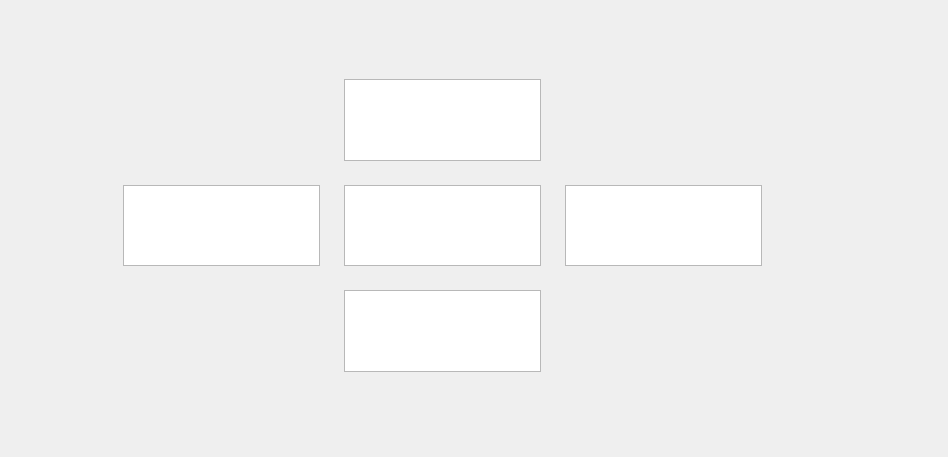
<?xml version="1.0" encoding="UTF-8"?>
<ui version="4.0">
 <class>ToothGridForm</class>
 <widget class="QWidget" name="ToothGridForm">
  <property name="geometry">
   <rect>
    <x>0</x>
    <y>0</y>
    <width>948</width>
    <height>457</height>
   </rect>
  </property>
  <property name="windowTitle">
   <string>Form</string>
  </property>
  <widget class="QWidget" name="layoutWidget_2">
   <property name="geometry">
    <rect>
     <x>90</x>
     <y>70</y>
     <width>711</width>
     <height>311</height>
    </rect>
   </property>
   <layout class="QGridLayout" name="gridLayout_6">
    <item row="2" column="1">
     <widget class="QWidget" name="widget_55" native="true">
      <layout class="QVBoxLayout" name="verticalLayout_62">
       <item>
        <widget class="QSplitter" name="splitter_41">
         <property name="orientation">
          <enum>Qt::Horizontal</enum>
         </property>
         <widget class="QGraphicsView" name="graphicsView_17"/>
        </widget>
       </item>
      </layout>
     </widget>
    </item>
    <item row="2" column="3">
     <widget class="QWidget" name="widget_57" native="true">
      <layout class="QVBoxLayout" name="verticalLayout_64">
       <item>
        <widget class="QSplitter" name="splitter_43">
         <property name="orientation">
          <enum>Qt::Horizontal</enum>
         </property>
         <widget class="QGraphicsView" name="graphicsView_19"/>
        </widget>
       </item>
      </layout>
     </widget>
    </item>
    <item row="0" column="0">
     <widget class="QWidget" name="widget_49" native="true">
      <layout class="QVBoxLayout" name="verticalLayout_56">
       <item>
        <widget class="QSplitter" name="splitter_35">
         <property name="orientation">
          <enum>Qt::Vertical</enum>
         </property>
        </widget>
       </item>
      </layout>
     </widget>
    </item>
    <item row="3" column="2">
     <widget class="QWidget" name="widget_61" native="true">
      <layout class="QVBoxLayout" name="verticalLayout_68">
       <item>
        <widget class="QSplitter" name="splitter_47">
         <property name="orientation">
          <enum>Qt::Vertical</enum>
         </property>
         <widget class="QGraphicsView" name="graphicsView_20"/>
        </widget>
       </item>
      </layout>
     </widget>
    </item>
    <item row="0" column="5">
     <widget class="QWidget" name="widget_53" native="true">
      <layout class="QVBoxLayout" name="verticalLayout_60">
       <item>
        <widget class="QSplitter" name="splitter_39">
         <property name="orientation">
          <enum>Qt::Vertical</enum>
         </property>
        </widget>
       </item>
      </layout>
     </widget>
    </item>
    <item row="1" column="0" rowspan="2">
     <widget class="QWidget" name="widget_54" native="true">
      <layout class="QVBoxLayout" name="verticalLayout_61">
       <item>
        <widget class="QSplitter" name="splitter_40">
         <property name="orientation">
          <enum>Qt::Vertical</enum>
         </property>
        </widget>
       </item>
      </layout>
     </widget>
    </item>
    <item row="0" column="3" colspan="2">
     <widget class="QWidget" name="widget_52" native="true">
      <layout class="QVBoxLayout" name="verticalLayout_59">
       <item>
        <widget class="QSplitter" name="splitter_38">
         <property name="orientation">
          <enum>Qt::Vertical</enum>
         </property>
        </widget>
       </item>
      </layout>
     </widget>
    </item>
    <item row="0" column="2" rowspan="2">
     <widget class="QWidget" name="widget_51" native="true">
      <layout class="QVBoxLayout" name="verticalLayout_58">
       <item>
        <widget class="QSplitter" name="splitter_37">
         <property name="orientation">
          <enum>Qt::Vertical</enum>
         </property>
         <widget class="QGraphicsView" name="graphicsView_16"/>
        </widget>
       </item>
      </layout>
     </widget>
    </item>
    <item row="0" column="1">
     <widget class="QWidget" name="widget_50" native="true">
      <layout class="QVBoxLayout" name="verticalLayout_57">
       <item>
        <widget class="QSplitter" name="splitter_36">
         <property name="orientation">
          <enum>Qt::Vertical</enum>
         </property>
        </widget>
       </item>
      </layout>
     </widget>
    </item>
    <item row="2" column="4" colspan="2">
     <widget class="QWidget" name="widget_58" native="true">
      <layout class="QVBoxLayout" name="verticalLayout_65">
       <item>
        <widget class="QSplitter" name="splitter_44">
         <property name="orientation">
          <enum>Qt::Vertical</enum>
         </property>
        </widget>
       </item>
      </layout>
     </widget>
    </item>
    <item row="2" column="2">
     <widget class="QWidget" name="widget_56" native="true">
      <layout class="QVBoxLayout" name="verticalLayout_63">
       <item>
        <widget class="QSplitter" name="splitter_42">
         <property name="orientation">
          <enum>Qt::Vertical</enum>
         </property>
         <widget class="QGraphicsView" name="graphicsView_18"/>
        </widget>
       </item>
      </layout>
     </widget>
    </item>
    <item row="3" column="5">
     <widget class="QWidget" name="widget_63" native="true">
      <layout class="QVBoxLayout" name="verticalLayout_70">
       <item>
        <widget class="QSplitter" name="splitter_49">
         <property name="orientation">
          <enum>Qt::Vertical</enum>
         </property>
        </widget>
       </item>
      </layout>
     </widget>
    </item>
    <item row="3" column="1">
     <widget class="QWidget" name="widget_60" native="true">
      <layout class="QVBoxLayout" name="verticalLayout_67">
       <item>
        <widget class="QSplitter" name="splitter_46">
         <property name="orientation">
          <enum>Qt::Vertical</enum>
         </property>
        </widget>
       </item>
      </layout>
     </widget>
    </item>
    <item row="3" column="0">
     <widget class="QWidget" name="widget_59" native="true">
      <layout class="QVBoxLayout" name="verticalLayout_66">
       <item>
        <widget class="QSplitter" name="splitter_45">
         <property name="orientation">
          <enum>Qt::Vertical</enum>
         </property>
        </widget>
       </item>
      </layout>
     </widget>
    </item>
    <item row="3" column="3" colspan="2">
     <widget class="QWidget" name="widget_62" native="true">
      <layout class="QVBoxLayout" name="verticalLayout_69">
       <item>
        <widget class="QSplitter" name="splitter_48">
         <property name="orientation">
          <enum>Qt::Vertical</enum>
         </property>
        </widget>
       </item>
      </layout>
     </widget>
    </item>
   </layout>
  </widget>
 </widget>
 <resources/>
 <connections/>
</ui>
